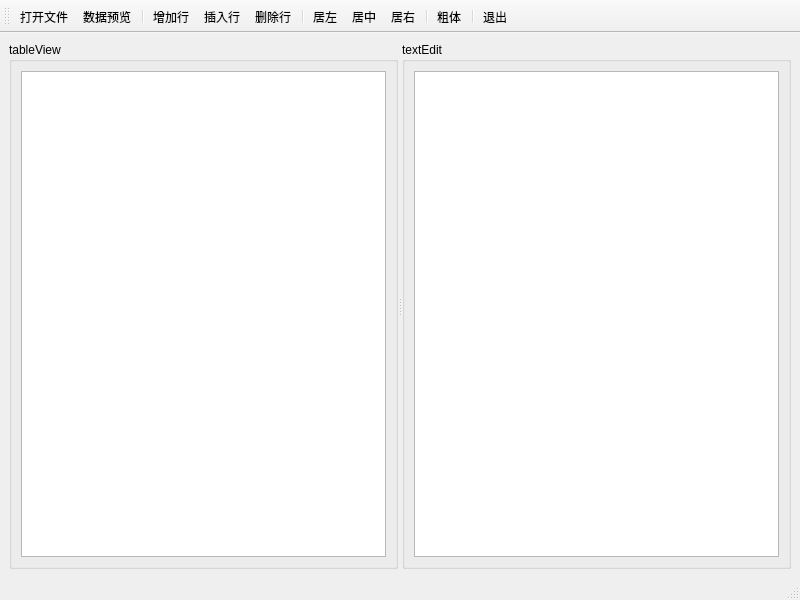
<?xml version="1.0" encoding="UTF-8"?>
<ui version="4.0">
 <class>MainWindow</class>
 <widget class="QMainWindow" name="MainWindow">
  <property name="geometry">
   <rect>
    <x>0</x>
    <y>0</y>
    <width>800</width>
    <height>600</height>
   </rect>
  </property>
  <property name="windowTitle">
   <string>MainWindow</string>
  </property>
  <widget class="QWidget" name="centralwidget">
   <layout class="QVBoxLayout" name="verticalLayout_3">
    <item>
     <widget class="QSplitter" name="splitter">
      <property name="orientation">
       <enum>Qt::Horizontal</enum>
      </property>
      <widget class="QGroupBox" name="groupBox">
       <property name="title">
        <string>tableView</string>
       </property>
       <layout class="QVBoxLayout" name="verticalLayout_2">
        <item>
         <widget class="QTableView" name="tableView"/>
        </item>
       </layout>
      </widget>
      <widget class="QGroupBox" name="groupBox_2">
       <property name="title">
        <string>textEdit</string>
       </property>
       <layout class="QVBoxLayout" name="verticalLayout">
        <item>
         <widget class="QPlainTextEdit" name="plainTextEdit"/>
        </item>
       </layout>
      </widget>
     </widget>
    </item>
   </layout>
  </widget>
  <widget class="QStatusBar" name="statusbar"/>
  <widget class="QToolBar" name="toolBar">
   <property name="windowTitle">
    <string>toolBar</string>
   </property>
   <property name="toolButtonStyle">
    <enum>Qt::ToolButtonTextUnderIcon</enum>
   </property>
   <attribute name="toolBarArea">
    <enum>TopToolBarArea</enum>
   </attribute>
   <attribute name="toolBarBreak">
    <bool>false</bool>
   </attribute>
   <addaction name="actOpen"/>
   <addaction name="actPreview"/>
   <addaction name="separator"/>
   <addaction name="actAppend"/>
   <addaction name="actInsert"/>
   <addaction name="actDel"/>
   <addaction name="separator"/>
   <addaction name="actAlignLeft"/>
   <addaction name="actAlignCenter"/>
   <addaction name="actAlignRight"/>
   <addaction name="separator"/>
   <addaction name="actFontBold"/>
   <addaction name="separator"/>
   <addaction name="actExit"/>
  </widget>
  <action name="actOpen">
   <property name="icon">
    <iconset resource="res.qrc">
     <normaloff>:/icons/open.bmp</normaloff>:/icons/open.bmp</iconset>
   </property>
   <property name="text">
    <string>打开文件</string>
   </property>
   <property name="toolTip">
    <string>打开文件</string>
   </property>
  </action>
  <action name="actPreview">
   <property name="icon">
    <iconset resource="res.qrc">
     <normaloff>:/icons/export1.bmp</normaloff>:/icons/export1.bmp</iconset>
   </property>
   <property name="text">
    <string>数据预览</string>
   </property>
   <property name="toolTip">
    <string>数据预览</string>
   </property>
  </action>
  <action name="actAlignLeft">
   <property name="icon">
    <iconset resource="res.qrc">
     <normaloff>:/icons/508.bmp</normaloff>:/icons/508.bmp</iconset>
   </property>
   <property name="text">
    <string>居左</string>
   </property>
   <property name="toolTip">
    <string>居左</string>
   </property>
  </action>
  <action name="actAlignCenter">
   <property name="icon">
    <iconset resource="res.qrc">
     <normaloff>:/icons/510.bmp</normaloff>:/icons/510.bmp</iconset>
   </property>
   <property name="text">
    <string>居中</string>
   </property>
   <property name="toolTip">
    <string>居中</string>
   </property>
  </action>
  <action name="actAlignRight">
   <property name="icon">
    <iconset resource="res.qrc">
     <normaloff>:/icons/512.bmp</normaloff>:/icons/512.bmp</iconset>
   </property>
   <property name="text">
    <string>居右</string>
   </property>
   <property name="toolTip">
    <string>居右</string>
   </property>
  </action>
  <action name="actFontBold">
   <property name="icon">
    <iconset resource="res.qrc">
     <normaloff>:/icons/500.bmp</normaloff>:/icons/500.bmp</iconset>
   </property>
   <property name="text">
    <string>粗体</string>
   </property>
   <property name="toolTip">
    <string>粗体</string>
   </property>
  </action>
  <action name="actExit">
   <property name="icon">
    <iconset resource="res.qrc">
     <normaloff>:/icons/exit.bmp</normaloff>:/icons/exit.bmp</iconset>
   </property>
   <property name="text">
    <string>退出</string>
   </property>
   <property name="toolTip">
    <string>退出</string>
   </property>
  </action>
  <action name="actAppend">
   <property name="icon">
    <iconset resource="res.qrc">
     <normaloff>:/icons/append.bmp</normaloff>:/icons/append.bmp</iconset>
   </property>
   <property name="text">
    <string>增加行</string>
   </property>
   <property name="toolTip">
    <string>增加行</string>
   </property>
  </action>
  <action name="actInsert">
   <property name="icon">
    <iconset resource="res.qrc">
     <normaloff>:/icons/306.bmp</normaloff>:/icons/306.bmp</iconset>
   </property>
   <property name="text">
    <string>插入行</string>
   </property>
   <property name="toolTip">
    <string>插入行</string>
   </property>
  </action>
  <action name="actDel">
   <property name="icon">
    <iconset resource="res.qrc">
     <normaloff>:/icons/delete.bmp</normaloff>:/icons/delete.bmp</iconset>
   </property>
   <property name="text">
    <string>删除行</string>
   </property>
   <property name="toolTip">
    <string>删除行</string>
   </property>
  </action>
 </widget>
 <resources>
  <include location="res.qrc"/>
 </resources>
 <connections/>
</ui>
